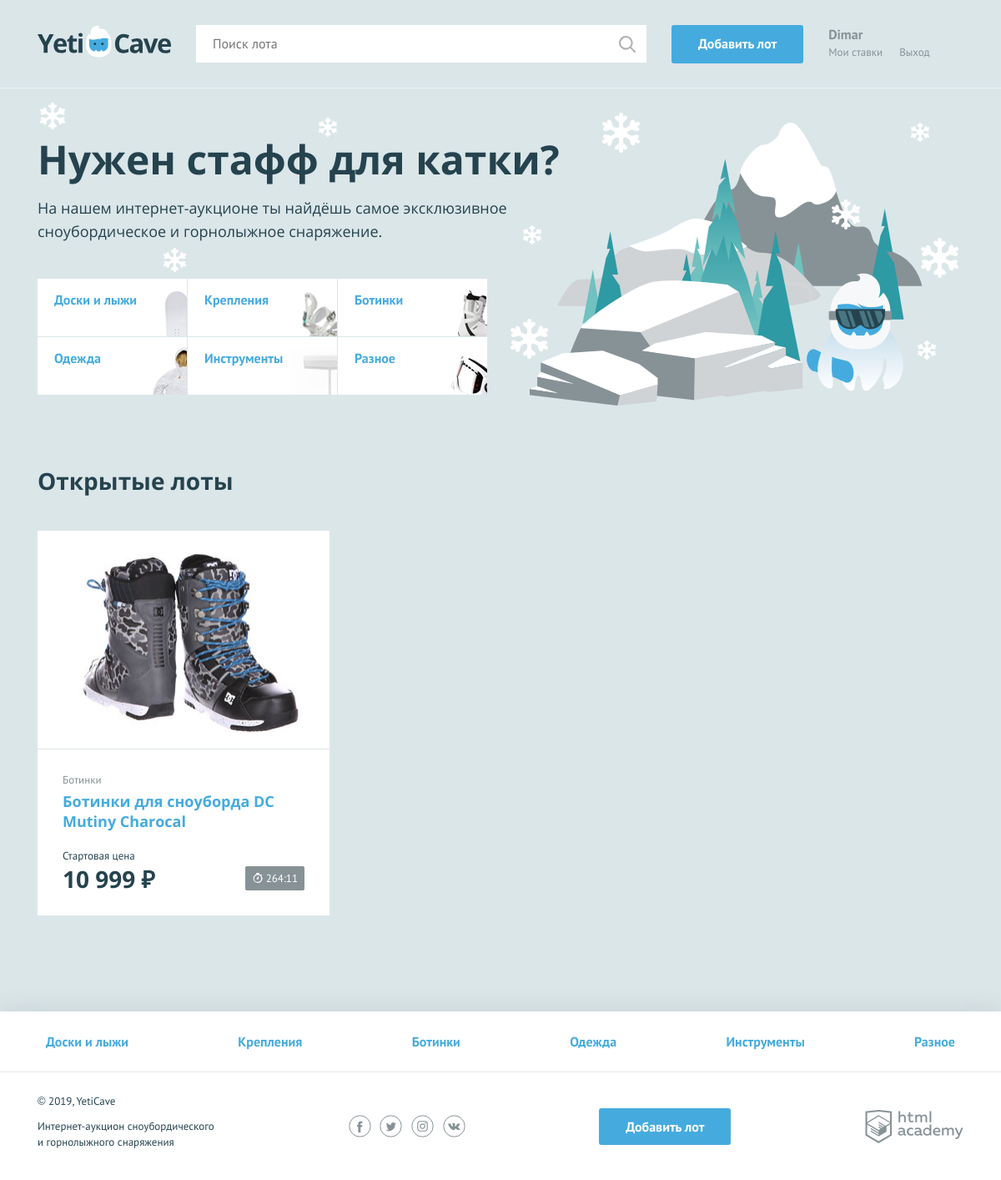
The page / on the database its author committed.
### tables this page shows
CREATE TABLE categories (
    id INT PRIMARY KEY AUTO_INCREMENT,
    name_category VARCHAR(128) NOT NULL UNIQUE,
    character_code VARCHAR(128) NOT NULL UNIQUE
);

CREATE TABLE lots (
    id INT PRIMARY KEY AUTO_INCREMENT,
    date_creation DATETIME DEFAULT CURRENT_TIMESTAMP,
    title VARCHAR(255),
    lot_description TEXT,
    img VARCHAR(255),
    start_price INT UNSIGNED,
    date_end DATE,
    step INT UNSIGNED,
    user_id INT,
    winner_id INT,
    category_id INT,
    FOREIGN KEY (user_id) REFERENCES users (id),
    FOREIGN KEY (winner_id) REFERENCES users (id),
    FOREIGN KEY (category_id) REFERENCES categories (id)
);

### helpers.php (called while the page is built, shortened)
<?php
function include_template($name, array $data = []) {
    $name = 'templates/' . $name;
    extract($data);
    require $name;
    $result = ob_get_clean();
    return $result;
}

### models.php (called while the page is built, shortened)
<?php
    function get_query_list_lots() {
        return 'SELECT lots.id, title, categories.name_category as category, start_price as price, img as image, date_end as expiration FROM lots '
             . 'INNER JOIN categories on lots.category_id = categories.id '
             . 'WHERE date_end > CURRENT_TIMESTAMP ORDER BY date_creation DESC';
    }
    function get_query_categories() {
        return 'SELECT id, name_category, character_code FROM categories';
    }

### functions.php (called while the page is built, shortened)
<?php
    function format_price($price) {
        $price = ceil($price);
        $price = $price > 1000 ? number_format($price, 0, '', ' ') : $price;
        return "$price ₽";
    }
    function get_time_left($date) {
        $current = date_create();
        $target_data = date_create($date);
        $interval = date_diff($current, $target_data);
        $total_hours = $interval->invert ? 0 : (($interval->days * 24) + $interval->h);
        $total_minutes = $interval->invert ? 0 : $interval->i;
        return [str_pad($total_hours, 2, '0', STR_PAD_LEFT), str_pad($total_minutes, 2, '0', STR_PAD_LEFT)];
    }

### data.php (called while the page is built, shortened)
<?php
    $is_auth = rand(0, 1);
    $user_name = 'Dimar';

### templates/main.php (the view)
<section class="promo">
    <h2 class="promo__title">Нужен стафф для катки?</h2>
    <p class="promo__text">На нашем интернет-аукционе ты найдёшь самое эксклюзивное сноубордическое и горнолыжное снаряжение.</p>
    <ul class="promo__list">
        <?php foreach ($categories as $category): ?>
            <li class="promo__item promo__item--<?=$category['character_code']?>">
                <a class="promo__link" href="pages/<?=$category['character_code']?>.html"><?=$category['name_category']?></a>
            </li>
        <?php endforeach; ?>
    </ul>
</section>
<section class="lots">
    <div class="lots__header">
        <h2>Открытые лоты</h2>
    </div>
    <ul class="lots__list">
        <?php foreach ($goods as $item): ?>
            <li class="lots__item lot">
                <div class="lot__image">
                    <img src="../uploads/<?=$item['image']?>" width="350" height="260" alt="">
                </div>
                <div class="lot__info">
                    <span class="lot__category"><?=$item['category']?></span>
                    <h3 class="lot__title"><a class="text-link" href="lot.php?id=<?=$item['id'];?>"><?=htmlspecialchars($item['title'])?></a></h3>
                    <div class="lot__state">
                        <div class="lot__rate">
                            <span class="lot__amount">Стартовая цена</span>
                            <span class="lot__cost"><?=htmlspecialchars(format_price($item['price']))?></span>
                        </div>
                        <?php $res = get_time_left(htmlspecialchars($item['expiration'])); ?>
                        <div class="lot__timer timer <?=$res[0] <= 1 ? 'timer--finishing' : ''?>">
                            <?=$res[0].':'.$res[1];?>
                        </div>
                    </div>
                </div>
            </li>
        <?php endforeach; ?>
    </ul>
</section>

### templates/layout.php (shortened to what this page needs)
<!DOCTYPE html>
<html lang="ru">
<head>
    <link href="../css/normalize.min.css" rel="stylesheet">
    <link href="../css/style.css" rel="stylesheet">
</head>
<body>
<div class="page-wrapper">
    <header class="main-header">
        <div class="main-header__container container">
            <a class="main-header__logo">
                <img src="../uploads/logo.svg" width="160" height="39" alt="Логотип компании YetiCave">
            </a>
            <form class="main-header__search" method="get" action="https://echo.htmlacademy.ru" autocomplete="off">
                <input type="search" name="search" placeholder="Поиск лота">
                <input class="main-header__search-btn" type="submit" name="find" value="Найти">
            </form>
            <a class="main-header__add-lot button" href="add.php">Добавить лот</a>
            <nav class="user-menu">
                <?php if($is_auth == 1): ?>
                    <div class="user-menu__logged">
                        <p><?=$user_name;?></p>
                        <a class="user-menu__bets" href="pages/my-bets.html">Мои ставки</a>
                        <a class="user-menu__logout" href="#">Выход</a>
                    </div>
                <?php endif; ?>
            </nav>
        </div>
    </header>
    <main class="container">
        <?=$content;?>
    </main>
</div>
<footer class="main-footer">
    <nav class="nav">
        <ul class="nav__list container">
            <?php foreach ($categories as $category): ?>
                <li class="nav__item">
                    <a href="pages/<?=$category['character_code'];?>.html"><?=$category['name_category'];?></a>
                </li>
            <?php endforeach; ?>
        </ul>
    </nav>
    <div class="main-footer__bottom container">
        <div class="main-footer__copyright">
            <p>© 2019, YetiCave</p>
            <p>Интернет-аукцион сноубордического и горнолыжного снаряжения</p>
        </div>
        <div class="main-footer__social social">
            <a class="social__link social__link--facebook" href="#">
            </a>
            <a class="social__link social__link--twitter" href="#">
            </a>
            <a class="social__link social__link--instagram" href="#">
            </a>
            <a class="social__link social__link--vkontakte" href="#">
            </a>
        </div>
        <a class="main-footer__add-lot button" href="add.php">Добавить лот</a>
        <div class="main-footer__developed-by">
            <a class="logo-academy" href="https://htmlacademy.ru/intensive/php">
            </a>
        </div>
    </div>
</footer>
</body>
</html>

### index.php (shortened to what this page needs)
<?php
    require_once('helpers.php');
    require_once('functions.php');
    require_once('mysql_init.php');
    require_once('models.php');
    require_once('data.php');
    $sql_get_lots =  get_query_list_lots();
    $sql_get_categories = get_query_categories();
    $lots_result = mysqli_query($mysql_connect_link, $sql_get_lots);
    $categories_result = mysqli_query($mysql_connect_link, $sql_get_categories);
    $goods = mysqli_fetch_all($lots_result, MYSQLI_ASSOC);
    $categories = mysqli_fetch_all($categories_result, MYSQLI_ASSOC);
    $page_content = include_template('main.php', [
        'categories' => $categories,
        'goods' => $goods,
    ]);
    $layout_content = include_template('layout.php', [
        'content' => $page_content,
        'categories' => $categories,
        'title' => 'Главная страница',
        'is_auth' => $is_auth,
        'user_name' => $user_name
    ]);
    print($layout_content);

### rows shown on the page
categories: shows a picture, name_category "Доски и лыжи"
categories: shows a picture, name_category "Крепления"
categories: shows a picture, name_category "Ботинки"
categories: shows a picture, name_category "Одежда"
categories: shows a picture, name_category "Инструменты"
categories: shows a picture, name_category "Разное"
lots: img (picture), category.name_category "Ботинки", title "Ботинки для сноуборда DC Mutiny Charocal", start_price "10 999 ₽", date_end "264", date_end "11"

### other values the page prints
$user_name "Dimar"
